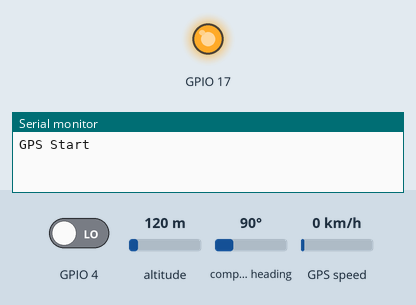
Bench run of a sketch on a simulated ESP32. On the bench: output pins drawn as LEDs (lit = HIGH), the last lines printed to the serial monitor. Inputs (shaded band) come from the test bench; at power-on: GPIO 4 LOW, altitude 120 m, compass heading 90°, GPS speed 0 km/h. WiFi joins after 1.5 s; servers stay silent unless stated; the GPS gets a fix after 3 s at 37.7749, -122.4194 with 8 satellites.

Above: at 3.0 s.
3.1 s: GPIO 4 driven HIGH
At 3.5 s:
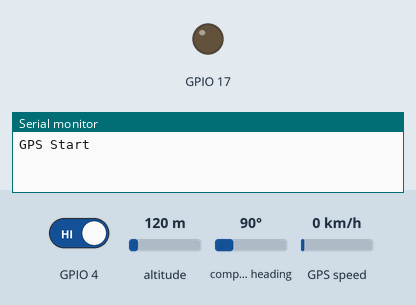
4.6 s: GPIO 4 driven LOW
At 5.4 s:
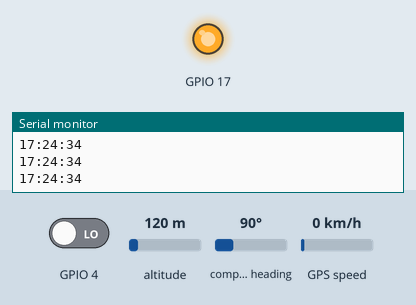
Timing chart, 0 to 7.6 s (numbered marks = the images above; inputs shaded):
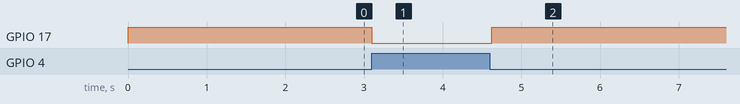

Measured:
- after the input at 3.1 s, GPIO 17: HIGH → LOW at once
- after the input at 4.6 s, GPIO 17: LOW → HIGH at once

The sketch:

FoggyGING32heltectV002.ino
```cpp
//Tiny GPS
#include "TinyGPS++.h"
#include "SoftwareSerial.h"

SoftwareSerial serial_connection(3,1 ); //RX=pin 10, TX=pin 11
TinyGPSPlus gps;

//

/* Fill-in information from Blynk Device Info here */
#define BLYNK_TEMPLATE_ID "TMPL6E8xXcYA6"
#define BLYNK_TEMPLATE_NAME "GUNGGING"
#define BLYNK_AUTH_TOKEN "u6cb3DMP0xfj2XYT4WtWXgPQEIHSURK1"

/* Comment this out to disable prints and save space */
#define BLYNK_PRINT Serial

#include <WiFi.h>
#include <WiFiClient.h>
#include <BlynkSimpleEsp32.h>


//NTP
#include <NTPClient.h>
#include <WiFiUdp.h>
WiFiUDP ntpUDP;
//NTPClient timeClient(ntpUDP);
NTPClient timeClient(ntpUDP);


// Your WiFi credentials.
// Set password to "" for open networks.
char ssid[] = "SAHOUSE2020  2G";
char pass[] = "11012709";
int hr;
int minx;
void setup(){
  serial_connection.begin(9600);
  Serial.println("GPS Start");
  pinMode(17,OUTPUT);
  digitalWrite(17,1);
  // Debug console
  Serial.begin(115200);
  Blynk.begin(BLYNK_AUTH_TOKEN, ssid, pass);
  // You can also specify server:
  //Blynk.begin(BLYNK_AUTH_TOKEN, ssid, pass, "blynk.cloud", 80);
  //Blynk.begin(BLYNK_AUTH_TOKEN, ssid, pass, IPAddress(192,168,1,100), 8080);
}

void loop(){
 while(serial_connection.available()){
gps.encode(serial_connection.read());
}
if(gps.location.isUpdated()){

  Serial.print(gps.time.hour()+7);
  Serial.print(":");
  Serial.print(gps.time.minute());
   Serial.print(":");
  Serial.println(gps.time.second());
  hr=gps.time.hour()+7;
  minx=gps.time.minute();
  delay(100);
}

  Blynk.run();
  if((digitalRead(4)==1)||((hr>=9&&hr<=18)&&(minx>=5&&minx<=10))||((hr>=9&&hr<=18)&&(minx>=35&&minx<=40))){
    digitalWrite(17,0);
  }else digitalWrite(17,1);
  if(digitalRead(0)==1){
    digitalWrite(17,1);
  }
}
```
